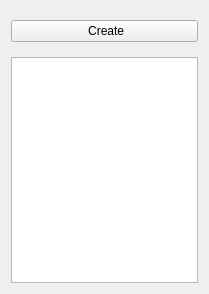
<?xml version="1.0" encoding="UTF-8"?>
<ui version="4.0">
 <class>AlbumListWidget</class>
 <widget class="QWidget" name="AlbumListWidget">
  <property name="geometry">
   <rect>
    <x>0</x>
    <y>0</y>
    <width>209</width>
    <height>294</height>
   </rect>
  </property>
  <property name="windowTitle">
   <string>Form</string>
  </property>
  <layout class="QVBoxLayout" name="verticalLayout_2">
   <item>
    <widget class="QFrame" name="frame">
     <property name="minimumSize">
      <size>
       <width>0</width>
       <height>40</height>
      </size>
     </property>
     <property name="maximumSize">
      <size>
       <width>16777215</width>
       <height>40</height>
      </size>
     </property>
     <property name="frameShape">
      <enum>QFrame::NoFrame</enum>
     </property>
     <property name="frameShadow">
      <enum>QFrame::Plain</enum>
     </property>
     <layout class="QHBoxLayout" name="horizontalLayout_2">
      <property name="spacing">
       <number>0</number>
      </property>
      <property name="leftMargin">
       <number>0</number>
      </property>
      <property name="topMargin">
       <number>0</number>
      </property>
      <property name="rightMargin">
       <number>0</number>
      </property>
      <property name="bottomMargin">
       <number>0</number>
      </property>
      <item>
       <widget class="QPushButton" name="createAlbumButton">
        <property name="text">
         <string> Create</string>
        </property>
        <property name="icon">
         <iconset resource="../res/resource.qrc">
          <normaloff>:/icons/album-add.png</normaloff>:/icons/album-add.png</iconset>
        </property>
       </widget>
      </item>
     </layout>
    </widget>
   </item>
   <item>
    <widget class="QListView" name="albumList"/>
   </item>
  </layout>
 </widget>
 <resources>
  <include location="../res/resource.qrc"/>
 </resources>
 <connections/>
</ui>
